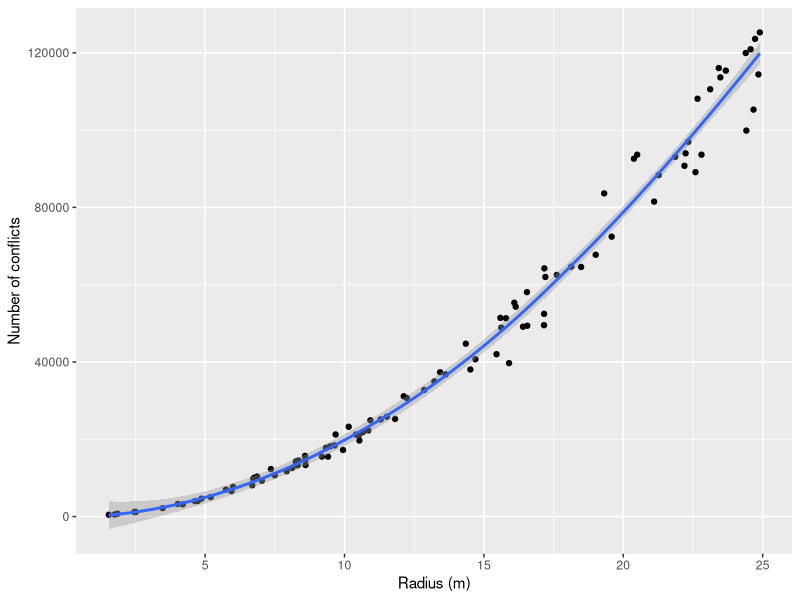
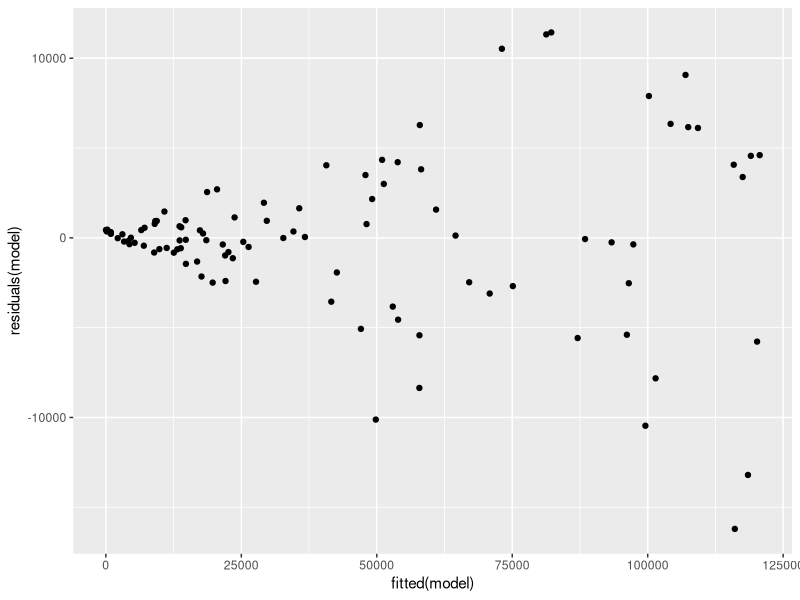

Source code (R) for these figures, in order:
rm(list = ls())
this.dir <- dirname(parent.frame(2)$ofile)
setwd(this.dir)

library(plyr)
library(ggplot2)


simulate_drones <- function(number_of_drones, error_coefficient=15){
  x <- runif(number_of_drones, 1, 25)
  y <- x*x * 195 + unlist(llply(x, function(x) {
    rnorm(1, 0, x*x*error_coefficient)
  }))
  
  data.frame(x, y)
}

analyze_drones <- function(drones){
  lm(formula = y ~ poly(x, 2, raw=TRUE), data = drones)
}

drones <- simulate_drones(100)

print(qplot(x, y, data=drones, geom = c("point", "smooth"), xlab = "Radius (m)", ylab = "Number of conflicts"))
ggsave('data.png')

# Lets analyze our model

model <- analyze_drones(drones)
print(summary(model))
print(coef(model))

# Also we can calculate our confidence intervals
print(confint(model, level=0.95))

print(qplot(fitted(model), residuals(model)))
ggsave('residuals.png')


sim_many_drones <- replicate(1000, analyze_drones(simulate_drones(100)), simplify = FALSE)

coefficients <- ldply(sim_many_drones, function(x){coef(x)})
mean_coef_Intercept <- mean(coefficients$`(Intercept)`)
mean_coef_1 <- mean(coefficients$`poly(x, 2, raw = TRUE)1`)
mean_coef_2 <- mean(coefficients$`poly(x, 2, raw = TRUE)2`)

print(mean_coef_Intercept)
print(mean_coef_1)
print(mean_coef_2)



# Lets try to reduce sample size
analyze_many_replications <- function(replications, sample_size, error_coefficient=15){
  sim_many_drones <- replicate(10, analyze_drones(simulate_drones(100, error_coefficient=error_coefficient)), simplify = FALSE)
  
  coefficients <- ldply(sim_many_drones, function(x){coef(x)})
  mean_coef_2 <- mean(coefficients$`poly(x, 2, raw = TRUE)2`)
  
  print(paste("Replication=", replications, " sample size=", sample_size, " error=", error_coefficient, sep=""))
  print(mean_coef_2)
}

analyze_many_replications(10, 100)
analyze_many_replications(1000, 10)

# Lets analyze if we can restore our coefficient with greater uncertainty
analyze_many_replications(1000, 100, error_coefficient=200)
analyze_many_replications(1000000000, 100, error_coefficient=200)
analyze_many_replications(100000000000000, 10000000000, error_coefficient=200)


analyze_many_replications(1000, 100, error_coefficient=50)
analyze_many_replications(1000000000, 100, error_coefficient=50)
analyze_many_replications(100000000000000, 10000000000, error_coefficient=50)
